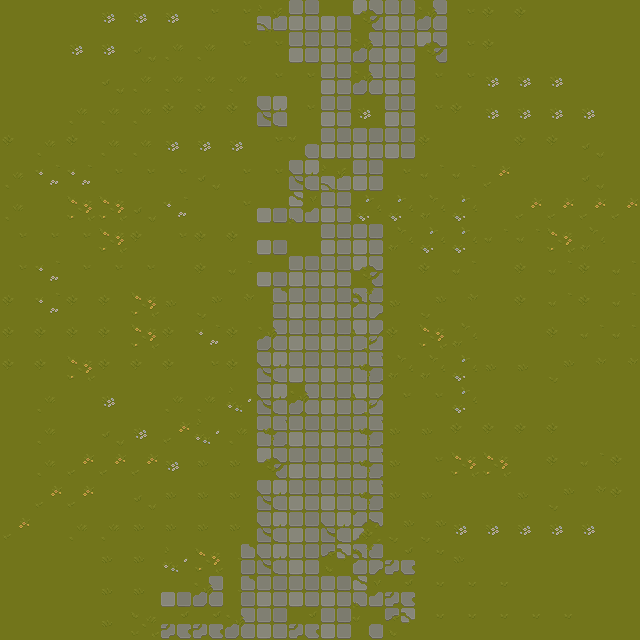

Rendered tile map (Tiled .tmx) drawn with the repository's tilesets; below, a short description and the full map source, tile grids included:
An orthogonal 20x20 tile map with 32x32 px tiles, 1 tile layer (BASE), 6 tilesets.

<map version="1.10" tiledversion="1.12.1" orientation="orthogonal" renderorder="right-down" width="20" height="20" tilewidth="32" tileheight="32" infinite="0" nextlayerid="4" nextobjectid="1">
 <tileset firstgid="1" name="TX Tileset Grass" tilewidth="32" tileheight="32" tilecount="64" columns="8">
  <image source="Texture/TX Tileset Grass.png" width="256" height="256" />
 </tileset>
 <tileset firstgid="65" name="TX Tileset Wall" tilewidth="32" tileheight="32" tilecount="256" columns="16">
  <image source="Texture/TX Tileset Wall.png" width="512" height="512" />
 </tileset>
 <tileset firstgid="321" name="TX Tileset Stone Ground" tilewidth="32" tileheight="32" tilecount="64" columns="8">
  <image source="Texture/TX Tileset Stone Ground.png" width="256" height="256" />
 </tileset>
 <tileset firstgid="385" name="TX Plant" tilewidth="32" tileheight="32" tilecount="256" columns="16">
  <image source="Texture/TX Plant.png" width="512" height="512" />
 </tileset>
 <tileset firstgid="641" name="TX Plant" tilewidth="32" tileheight="32" tilecount="256" columns="16">
  <image source="Texture/TX Plant.png" width="512" height="512" />
 </tileset>
 <tileset firstgid="897" name="TX Props with Shadow" tilewidth="32" tileheight="32" tilecount="256" columns="16">
  <image source="Texture/Extra/TX Props with Shadow.png" width="512" height="512" />
 </tileset>
 <layer id="1" name="BASE" width="20" height="20">
  <data encoding="csv">
1,1,1,13,13,13,17,17,39,33,37,58,33,61,17,2,2,1,1,1,
1,1,13,13,4,19,19,17,17,33,33,61,33,58,17,2,1,1,1,1,
1,1,1,4,19,19,19,19,17,17,33,61,33,17,17,13,13,13,1,1,
1,1,19,19,19,2,2,2,49,17,33,13,33,17,2,13,13,13,13,1,
2,19,2,19,19,13,13,13,17,56,33,33,33,2,1,1,2,2,4,1,
19,7,7,17,17,17,4,17,17,49,39,33,17,3,3,15,1,1,4,1,
19,1,30,30,4,7,1,17,37,62,33,22,22,18,22,1,15,15,15,15,
17,17,17,30,2,17,2,2,37,1,33,33,18,22,22,3,3,30,18,1,
17,7,17,17,17,1,2,3,37,33,33,58,1,2,3,1,2,3,2,3,
2,7,2,2,30,9,10,11,43,33,33,50,9,10,11,1,2,3,2,3,
2,2,2,2,30,2,7,2,61,33,33,42,2,30,18,1,1,2,3,3,
2,2,30,2,2,2,17,2,49,33,33,41,18,18,22,9,9,10,11,11,
1,19,1,13,1,19,19,29,49,61,33,42,17,17,22,1,1,1,1,1,
1,19,1,4,13,15,29,19,41,33,33,41,9,9,2,2,2,2,1,1,
1,19,15,15,15,13,9,9,58,33,33,41,9,17,30,30,1,2,3,2,
1,15,15,1,4,9,9,9,49,33,33,41,9,9,1,1,9,10,11,2,
15,1,19,19,9,9,9,9,49,33,49,57,10,10,13,13,13,13,13,1,
1,1,1,9,9,29,30,43,49,33,48,50,40,20,9,1,1,1,1,1,
1,1,1,9,9,37,61,43,33,33,33,62,40,20,20,20,1,1,1,1,
1,1,1,9,26,40,40,61,33,40,33,56,48,20,20,20,20,20,1,1
</data>
 </layer>
</map>
